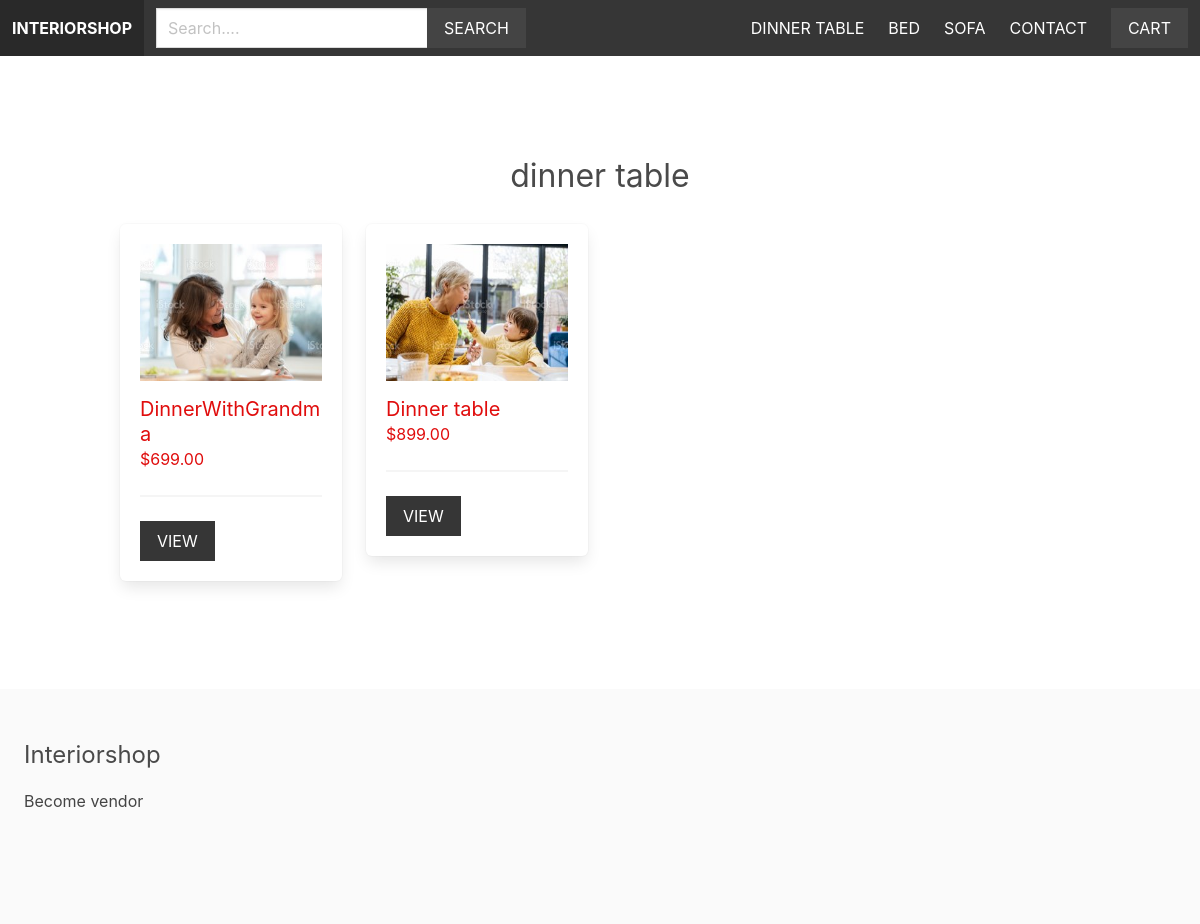
Screenshot of /dinner/ with the database file from the repository.
### shop/product/models.py (models this page shows, shortened)
class Category(models.Model):
    title = models.CharField(max_length=255)
    slug = models.SlugField(max_length=255)
    ordering = models.IntegerField(default=0)
    class Meta:
        ordering = ['ordering']

class Product(models.Model):
    category = models.ForeignKey(Category, related_name='products', on_delete=models.CASCADE)
    vendor  = models.ForeignKey(Vendor, related_name='products', on_delete=models.CASCADE)
    title = models.CharField(max_length=255)
    slug = models.SlugField(max_length=255)
    description = models.TextField(blank=True, null=True)
    price = models.DecimalField(max_digits=6, decimal_places=2)
    date_added = models.DateTimeField(auto_now_add=True)
    image = models.ImageField(upload_to="uploads/", blank=True, null=True)
    thumbnail  = models.ImageField(upload_to="uploads/", blank=True, null=True)
    class Meta:
        ordering =  ['-date_added',]
    def get_thumbnail(self):
        if self.thumbnail:
            return self.thumbnail.url

### shop/product/views.py (the view)
# urls.py: path('<slug:category_slug>/',views.category, name="category")
def category(request, category_slug):
    category = get_object_or_404(Category, slug=category_slug)
    return render(request, 'product/category.html',{'category':category } )

### shop/cart/cart.py (called while the page is built)
    def __len__(self):
        return sum(item['quantity'] for item in self.cart.values())

### shop/cart/context_processors.py (called while the page is built)
def cart(request):
    return {'cart': Cart(request)}

### shop/product/context_processors.py (called while the page is built)
def menu_categories(request):
    categories = Category.objects.all()
    return {'menu_categories':categories}

### shop/product/templates/product/category.html (shortened to what this page needs)
{% extends 'core/base.html' %}
{% block  content %}
<div class="columns is-multiline mb-6">
    <div class="column is-12 has-text-centered mt-6">
        <h2 class="is-size-3">{{ category.title }}</h2>
    </div>
    {% for product in category.products.all %}
        {% include 'product/parts/list_item.html' %}
    {% endfor %}
</div>
{% endblock  %}

### shop/core/templates/core/base.html (shortened to what this page needs)
{% load static %}
<!DOCTYPE html>
<html lang="en">
<head>
    <link rel="stylesheet" href="https://cdn.jsdelivr.net/npm/bulma@0.9.4/css/bulma.min.css">
    <link rel="stylesheet" href="{% static 'styles/main.css' %}">
</head>
<body>
    <nav class="navbar is-dark">
        <div class="navbar-brand">
            <a href="/" class="navbar-item"><strong>Interiorshop</strong></a>
        </div>
        <div class="navbar-menu" id="main-navbar">
            <div class="navbar-start">
                <div class="navbar-item">
                    <form action="{% url 'search' %}" method="get">
                        <div class="field has-addons">
                            <div class="control">
                                <input type="text" class="input" placeholder="Search...." name="query">
                            </div>
                            <div class="control">
                                <button class="button is-dark is-uppercase">Search</button>
                            </div>
                        </div>
                    </form>
                </div>
            </div>
            <div class="navbar-end">
                {% for category in menu_categories  %}
                <a href="{% url 'category' category.slug %}" class="navbar-item">{{ category.title }}</a>
                {% endfor %}
                <a href="{% url 'contact' %}" class="navbar-item">Contact</a>
                <div class="navbar-item">
                    <a href="{% url 'cart' %}" class="button is-dark">Cart{% if cart %} ({{ cart  | length  }}){% endif %}</a>
                </div>
            </div>
        </div>
    </nav>
    <section class="section">
        <div class="container">
     {% block content  %}
     {% endblock  %}
        </div>
    </section>
    <footer class="footer">
        <h3 class="is-size-4 mb-4">Interiorshop</h3>
        {% if request.user.is_authenticated %}
        <a href="{% url 'vendor_admin' %}">Vendor admin</a>
        {% else %}
        <a href="{% url 'become_vendor' %}">Become vendor</a>
        {% endif %}
    </footer>
</body>
</html>

### shop/product/templates/product/parts/list_item.html
<div class="column is-3 product-list-item">
    <div class="box">
        <figure class="image is-4by3 mb-4">
            <img src="{{ product.get_thumbnail }}" >
        </figure>
        <h2 class="subtitle" style="color: #e00d0d; margin-bottom: 0;">{{ product.title }}</h2>
        <h3 class="price is-size-6 mb-5">${{ product.price }}</h3>
        <hr>
        <a href="{% url 'product' product.category.slug product.slug %}" class="button is-dark is-uppercase">View</a>
    </div>
</div>

### static/styles/main.css (style rules this page uses)
.navbar { text-transform: uppercase; }
.navbar .is-dark { background: #444; }
.footer a { margin-bottom: 15px; display: inline-block; color: #444; }
.input, .button { border-radius: 0; }
.product-list-item .box .subtitle { margin-bottom: 0; color: #e00d0d; }
.product-list-item .box .price { color: #e00d0d; }

### rows the page displays
Category: title "DINNER TABLE", title "dinner table"
Category: title "BED"
Category: title "SOFA"
Product: get_thumbnail (picture), title "DinnerWithGrandma", price "699.00"
Product: get_thumbnail (picture), title "Dinner table", price "899.00"
